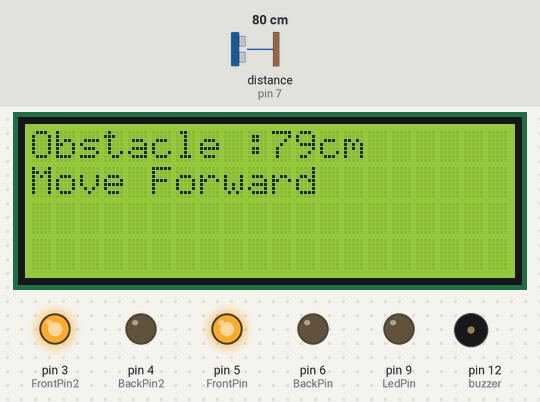
Bench run of a sketch on a simulated Arduino Uno, built with avr-gcc and run on an emulated ATmega328P. Parts: 20×4 character LCD, output pins drawn as LEDs (lit = HIGH), buzzer (waves = sounding). Wiring (inferred from the names in the program): ultrasonic range finder: trigger pin 8; echo pin 7. Dashed ring = blinking. Inputs (shaded band) come from the test bench; at power-on: distance to the obstacle (sensor on pin 7) 80 cm. The echo pulse lasts 58.3 µs per cm; pins used as bus, display or sensor lines are not drawn; what the sketch prints to the serial monitor is not drawn.

Above: at 1.2 s.
1.3 s: distance to the obstacle (sensor on pin 7) set to 17 cm
2.8 s: distance to the obstacle (sensor on pin 7) set to 14 cm
At 3.3 s:
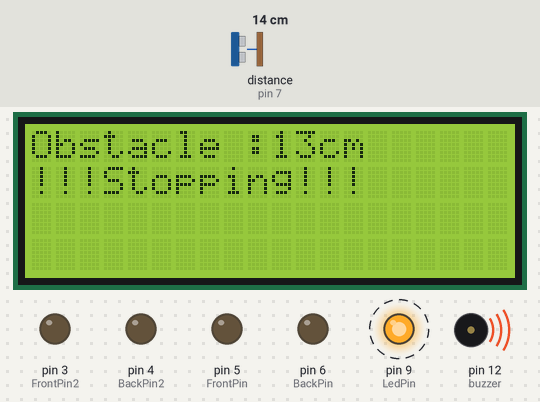
5.8 s: distance to the obstacle (sensor on pin 7) set to 2 cm
At 7.3 s:
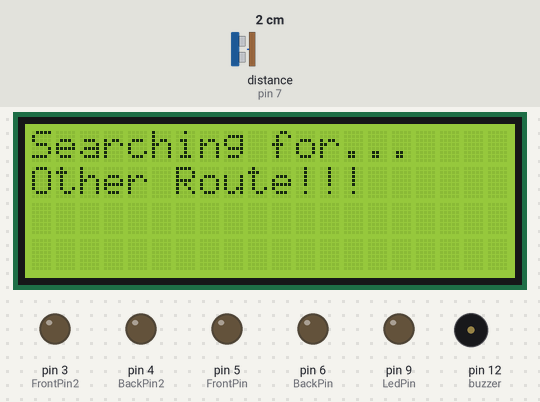
At 15.2 s:
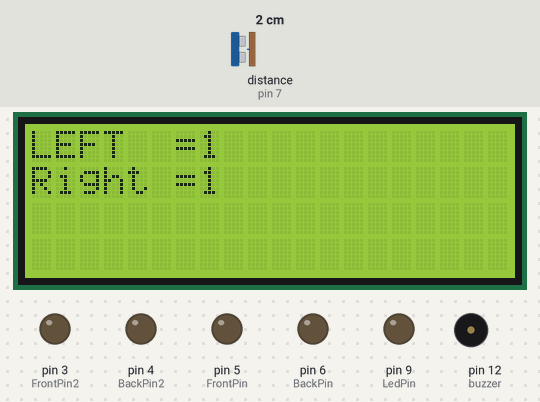
Timing chart, 0 to 22.1 s (numbered marks = the images above; inputs shaded):
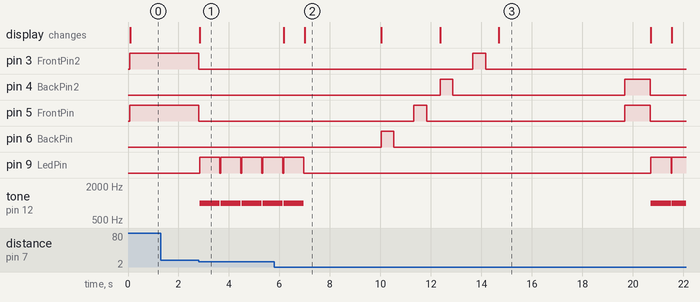

Measured:
- the behaviour switches between 16 and 15 cm on distance to the obstacle (sensor on pin 7) (found by bisection; images 0 and 1)
- after the input at 1.3 s, every drawn part: stays the same
- after the input at 2.8 s, pin 3 (FrontPin2), pin 5 (FrontPin): HIGH → LOW at once; pin 9 (LedPin): alternates HIGH for 0.80 s and LOW for 0.03 s, starting at once; tone on pin 12 (buzzer): alternates 1000 Hz for 0.80 s and silent for 0.03 s, starting at once; the display: changes at once (image 1)
- after the input at 5.8 s, pin 3 (FrontPin2): goes on until 14.2 s, then stays LOW
- what the display in image 2 shows lasts 3.0 s, from 7.0 s to 10.0 s

The sketch:

4wd_v1.ino
```cpp
#include <Wire.h>
#include <LiquidCrystal_I2C.h>
LiquidCrystal_I2C lcd(0x27, 2, 1, 0, 4, 5, 6, 7, 3, POSITIVE);

const int FrontPin2 = 3;
const int BackPin2= 4;
const int FrontPin = 5;
const int BackPin= 6;
const int Trigger =8;
const int Echo =7;
const int buzzer = 12;
const int LedPin = 9;

long dur;
long distance;
long distanceA;
long distanceB;
int stopcounter=0;
int mssturning = 500;

void setup()
{
  pinMode(buzzer, OUTPUT);
  pinMode(LedPin,OUTPUT);
  pinMode(FrontPin,OUTPUT);
  pinMode(BackPin,OUTPUT);
  pinMode(FrontPin2,OUTPUT);
  pinMode(BackPin2,OUTPUT);
  pinMode(Trigger,OUTPUT);
  pinMode(Echo,INPUT);
  Serial.begin(9600);
  lcd.begin(20,4);

}

void loop()
{
  //starting lcd
  //lcd.clear();
  digitalWrite(Trigger,LOW);
  delayMicroseconds(10);
  digitalWrite(Trigger,HIGH);
  delayMicroseconds(20);
  digitalWrite(Trigger,LOW);
  dur=pulseIn(Echo,HIGH);
  distance=dur/58.2;


if(distance>30)
{ digitalWrite(FrontPin,HIGH);
  digitalWrite(BackPin,LOW);
  digitalWrite(FrontPin2,HIGH);
  digitalWrite(BackPin2,LOW);
  Serial.println(distance);
  lcd.clear();lcd.setCursor(0,0);
  lcd.print("Obstacle :");lcd.print(distance);lcd.print("cm");
  lcd.setCursor(0,1);lcd.print("Move Forward");
  stopcounter=0;
  delay (400);
}

if(distance<15)
{
  Serial.println(distance);
  digitalWrite(FrontPin,LOW);
  digitalWrite(BackPin,LOW);
  digitalWrite(FrontPin2,LOW);
  digitalWrite(BackPin2,LOW);
  lcd.clear();lcd.setCursor(0,0);
  lcd.print("Obstacle :");lcd.print(distance);lcd.print("cm");
  lcd.setCursor(0,1);lcd.print("!!!Stopping!!!");
  tone(buzzer, 1000);digitalWrite(LedPin,HIGH);
  delay(800);noTone(buzzer);digitalWrite(LedPin,LOW);
  stopcounter++;
    // ean gia 2.4 second exei empodio
    if(stopcounter>4)
  {
  stopcounter=0;
  lcd.clear();lcd.setCursor(0,0);
  lcd.print("Searching for...");
  lcd.setCursor(0,1);lcd.print("Other Route!!!");
  delay(3000);
                        // peristrofh pros mia kateu8unsh
  lcd.clear();lcd.setCursor(0,0);
  lcd.print("Checking RIGHT");
  lcd.setCursor(0,1);lcd.print("!!Patience please!!");
  digitalWrite(BackPin,HIGH); delay(mssturning);
  digitalWrite(BackPin,LOW); delay(800);
  digitalWrite(Trigger,LOW);
  delayMicroseconds(10);
  digitalWrite(Trigger,HIGH);
  delayMicroseconds(20);
  digitalWrite(Trigger,LOW);
  dur=pulseIn(Echo,HIGH);
  distanceA=dur/58.2;
                        //epistrofh sthn arxikh 8esh
  digitalWrite(FrontPin,HIGH);delay(mssturning);
  digitalWrite(FrontPin,LOW);delay(500);
                        //tsekarei apo thn allh
  lcd.clear();lcd.setCursor(0,0);
  lcd.print("Checking LEFT");
  lcd.setCursor(0,1);lcd.print("!!Patience please!!");
  digitalWrite(BackPin2,HIGH);delay(mssturning);
  digitalWrite(BackPin2,LOW);delay(800);
  digitalWrite(Trigger,LOW);
  delayMicroseconds(10);
  digitalWrite(Trigger,HIGH);
  delayMicroseconds(20);
  digitalWrite(Trigger,LOW);
  dur=pulseIn(Echo,HIGH);
  distanceB=dur/58.2;
                      //epistrofh sthn arxikh 8esh
  digitalWrite(FrontPin2,HIGH);delay(mssturning);
  digitalWrite(FrontPin2,LOW);delay(500);
                    //Pairnei apofash
  lcd.clear();lcd.setCursor(0,0);
  lcd.print("LEFT  =");lcd.print(distanceA);
  lcd.setCursor(0,1);lcd.print("Right =");lcd.print(distanceB);
  delay(5000);
                                                //eligmos diafughs
    if(distanceA<15 && distanceB<15)
    {
      digitalWrite(FrontPin,HIGH);digitalWrite(BackPin2,HIGH);delay(2*mssturning);
      digitalWrite(FrontPin,LOW);digitalWrite(BackPin2,LOW);
    }

    if(distanceA>distanceB)
     {
      digitalWrite(FrontPin2,HIGH);delay(mssturning);
      digitalWrite(FrontPin2,LOW);delay(500);
     }
     if(distanceB>distanceA)
     {
      digitalWrite(FrontPin,HIGH);delay(mssturning);
      digitalWrite(FrontPin,LOW);delay(500);
     }
  }}}
```
